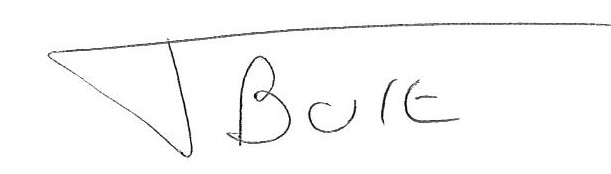
#> input picture jh01023_source_code/SignatureRecognitionSVM/training_type/b/Untitled_04052018_165657_008.jpg, 611 x 174 px, given as the content of the folder ./training_type/a/, which was not available
$ python knn_classifier.py   (Python 2 division)   (older library calls are emulated)
#> lines starting #> are read from the running program, lines starting #| are printed output that depends on the picture; after the words box and inside, x2 and y2 are one past the last pixel; in counts of white or black regions, pixels touching at a corner belong together; pictures that were not available may be replaced by others from this repository, and a replacement may not be noted
import numpy as np
import matplotlib.pyplot as plt
import matplotlib.patches as mpatches
from skimage.segmentation import clear_border
from skimage.morphology import label
from skimage.measure import label
from scipy.misc import imread,imresize,imsave
from sklearn.cluster import KMeans
import pickle
import os
from skimage.measure import regionprops
from skimage.transform import resize
from sklearn.neighbors import KNeighborsClassifier

#Same method as before...
class Extract_Letters:
	def extractFile(self, filename):
		image = imread(filename,1)
		#apply threshold in order to make the image binary
		bw = image < 120

		# remove artifacts connected to image border
		cleared = bw.copy()
		clear_border(cleared)

		# label image regions
		label_image = label(cleared,neighbors=8)
		borders = np.logical_xor(bw, cleared)
		label_image[borders] = -1

		print label_image.max()

		fig, ax = plt.subplots(ncols=1, nrows=1, figsize=(6, 6))
		ax.imshow(bw, cmap='jet')

		#Setting Up variables
		letters = list()
		order = list()
		#if the area of the object/letter is less than 255 remove it from the array
		invalidAreaObjects = 255
		#store a list of all merged rectangle regions
		mergedRectangles = np.array([])
		#array to store non_duplicate rectangles
		uniqueArray = np.array([])
		#array which stores all non letters (e.g. scribbles on page)
		nonElements = np.array([])
		#declaring the distance between each bbox (cannot be any bigger or all letters rectangles(bbox) would merge)
		bbox_xBoundary = 40
		bbox_yBoundary = 140


		#Loop which finds all rectangles for a given image and appends them to an array
		for region in regionprops(label_image):
			minr, minc, maxr, maxc = region.bbox
			# skip small images
			if region.area > 40:
				# draw rectangle around segmented objects
				selectedRectangle = mpatches.Rectangle((minc, minr), maxc - minc, maxr - minr,
										  fill=False, edgecolor='red', linewidth=2)
				# add new rectangle to array
				mergedRectangles = np.append(mergedRectangles, selectedRectangle)


		# This is where all the logic happens when it comes to merging overalpping/close rectangles around a letter
		for i in range(0,mergedRectangles.size):
			#Select a rectangle from the array to compare
			selectedRectangle = mergedRectangles[i]
			for j in range(0, mergedRectangles.size):
				# go through every other rectangle and run logic gate checks
				previousRectangle = mergedRectangles[j]
				# Check to see whether the two rectangles overalap
				overlap=(selectedRectangle.get_bbox()).fully_overlaps(previousRectangle.get_bbox())or(selectedRectangle.get_bbox().x1-previousRectangle.get_bbox().x1<bbox_xBoundary and selectedRectangle.get_bbox().x1-previousRectangle.get_bbox().x1>-bbox_xBoundary)and(previousRectangle.get_bbox().y0<selectedRectangle.get_bbox().y0<previousRectangle.get_bbox().y1<selectedRectangle.get_bbox().y1)
				# The next two checks are to see whether the rectangles are within a certain distance of eachother i.e. less than the boundaries.
				checkOne=(selectedRectangle.get_bbox().y0-previousRectangle.get_bbox().y0<bbox_yBoundary and selectedRectangle.get_bbox().y0-previousRectangle.get_bbox().y0>-bbox_yBoundary)and(selectedRectangle.get_bbox().x0-previousRectangle.get_bbox().x0<bbox_xBoundary and selectedRectangle.get_bbox().x0-previousRectangle.get_bbox().x0>-bbox_xBoundary)or(selectedRectangle.get_bbox().y1-previousRectangle.get_bbox().y1<bbox_yBoundary and selectedRectangle.get_bbox().y1-previousRectangle.get_bbox().y1>-bbox_yBoundary)and(selectedRectangle.get_bbox().x1-previousRectangle.get_bbox().x1<bbox_xBoundary and selectedRectangle.get_bbox().x1-previousRectangle.get_bbox().x1>-bbox_xBoundary)
				checkTwo=(selectedRectangle.get_bbox().y0-previousRectangle.get_bbox().y1<bbox_yBoundary and selectedRectangle.get_bbox().y0-previousRectangle.get_bbox().y1>-bbox_yBoundary)and(selectedRectangle.get_bbox().x0-previousRectangle.get_bbox().x1<bbox_xBoundary and selectedRectangle.get_bbox().x0-previousRectangle.get_bbox().x1>-bbox_xBoundary)or(selectedRectangle.get_bbox().y1-previousRectangle.get_bbox().y0<bbox_yBoundary and selectedRectangle.get_bbox().y1-previousRectangle.get_bbox().y0>-bbox_yBoundary)and(selectedRectangle.get_bbox().x1-previousRectangle.get_bbox().x0<bbox_xBoundary and selectedRectangle.get_bbox().x1-previousRectangle.get_bbox().x0>-bbox_xBoundary)
				#If statement to  check logic gates
				if overlap or checkOne or checkTwo:
					print"Merging... May take a while",
					if previousRectangle.get_bbox().x0>selectedRectangle.get_bbox().x0:minc=selectedRectangle.get_bbox().x0
					else:minc=previousRectangle.get_bbox().x0
					if previousRectangle.get_bbox().x1>selectedRectangle.get_bbox().x1:maxc=previousRectangle.get_bbox().x1
					else:maxc=selectedRectangle.get_bbox().x1
					if previousRectangle.get_bbox().y0>selectedRectangle.get_bbox().y0:minr=selectedRectangle.get_bbox().y0
					else:minr=previousRectangle.get_bbox().y0
					if previousRectangle.get_bbox().y1>selectedRectangle.get_bbox().y1:maxr=previousRectangle.get_bbox().y1
					else:maxr=selectedRectangle.get_bbox().y1
					#create and store a new rectangle which consists of both previous rectangles
					newRectangle=mpatches.Rectangle((minc,minr),maxc-minc,maxr-minr,fill=False,edgecolor='red',linewidth=2)
					# store new rectangle
					mergedRectangles[j] = newRectangle
		print "Finished Merging removing non-letters"

		# This checks for objects whose areas are smaller than a given amount
		for i in range(0,mergedRectangles.size):
			#if the object is smaller than the given area store it in a new array
			if mergedRectangles[i].get_width() * mergedRectangles[i].get_height() < invalidAreaObjects: nonElements = np.append(nonElements,mergedRectangles[i])

		# This line removes all the nonElements from the main array
		mergedRectangles = np.setdiff1d(mergedRectangles,nonElements)

		print "Finished Merging removing duplicates"
		# Storing only unique rectangles in a new array (removing duplicates)
		for i in range(0,mergedRectangles.size):#check if value is unqiue or not
			noDuplicate=False
			for j in reversed(range(0,i)):#If the two rectangles are equal move onto the next one
				currentRectangle=mergedRectangles[j].get_bbox()
				comparisonRect=mergedRectangles[i].get_bbox()
				if str(currentRectangle)==str(comparisonRect):noDuplicate=True
				break
			if noDuplicate==False:uniqueArray=np.append(uniqueArray,mergedRectangles[i])

		# Going through the sorted array and adding the rectangles to the image (Checking system)
		for i in range(0,uniqueArray.size):
			ax.add_patch(uniqueArray[i])
			# getting the bbox of that rectangle and storing it in the list order for chracter extraction
			bbox = long(uniqueArray[i].get_bbox().y0), long(uniqueArray[i].get_bbox().x0), long(uniqueArray[i].get_bbox().y1), long(uniqueArray[i].get_bbox().x1)
			order.append(bbox)


		lines = list()
		first_in_line = ''
		counter = 0


		# I need to sort by y value as the bboxs are scattered randomly within the array for example (800,1500,700)
		# This will not function correctly when using your extract letters code.
		# By ordering the values correcly i can simply import your code to extract the letters
		order.sort(key=lambda tup: tup[0])
		#worst case scenario there can be 1 character per line
		for x in range(len(order)):
			lines.append([])

		for character in order:
			if first_in_line == '':
				first_in_line = character
				lines[counter].append(character)
			elif abs(character[0] - first_in_line[0]) < (first_in_line[2] - first_in_line[0]):
				lines[counter].append(character)
			elif abs(character[0] - first_in_line[0]) > (first_in_line[2] - first_in_line[0]):
				first_in_line = character
				counter += 1
				lines[counter].append(character)


		for x in range(len(lines)):
			lines[x].sort(key=lambda tup: tup[1])

		final = list()
		prev_tr = 0
		prev_line_br = 0

		for i in range(len(lines)):
			for j in range(len(lines[i])):
				tl_2 = lines[i][j][1]
				bl_2 = lines[i][j][0]
				if tl_2 > prev_tr and bl_2 > prev_line_br:
					tl,tr,bl,br = lines[i][j]
					letter_raw = bw[tl:bl,tr:br]
					letter_norm = resize(letter_raw ,(20 ,20))
					final.append(letter_norm)
					prev_tr = lines[i][j][3]
				if j == (len(lines[i])-1):

					prev_line_br = lines[i][j][2]
			prev_tr = 0
			tl_2 = 0
		print 'Characters recognized: ' + str(len(final))
		return final


		def __init__(self):
			print "Extracting characters..."

class knn_trainer:
	def train_knn_classifier(self):
		k=10
		knn_classifier = KNeighborsClassifier(n_neighbors=k)
		print knnData.shape
		knn_classifier.fit(knnData, imageLabels)
		print 'Trained the knn-classifier'
		return knn_classifier


folder_string = 'abcdefghijklmnopqrstuvwxyz123456789'
print 'folderstring -> 1: ' + str(len(folder_string))
knnData = []
imageLabels = []
string_counter = 0


#Same loop as before with a few minor changes
while string_counter < 35:
	#get path of current character
	path = './training_type/' + str(folder_string[string_counter]) + '/'
	print 'Number of training images -> 1: ' + str((path))
	filenames = sorted([filename for filename in os.listdir(path) if (filename.endswith('.jpg') or filename.endswith('.png') or (filename.endswith('.bmp'))) ])
	filenames = [path+filename for filename in filenames]
	for filename in filenames:
		#read the images
		image = imread(filename,1)
#> image: shape (174, 611) float32; min 0, max 255, mean 250
		#flatten it
		image = imresize(image, (200,200))
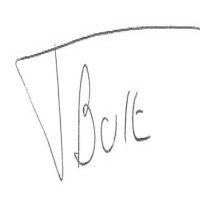
#> image: shape (200, 200); min 61, max 255, mean 250
		#Reszing the image to a 1 dimensional array
		imageRavel = image.ravel()
		#append 1d array
		knnData.append(imageRavel)
		#add corresponding label to other array
		imageLabels.append(str(folder_string[string_counter]))
	string_counter += 1
# Store knnData as a numpy array
knnData = np.asarray(knnData)
# Store label as a numpy array
imageLabels = np.asarray(imageLabels)

# Similar to SVM but training KNN instead
knn_trainer = knn_trainer()
knnclf = knn_trainer.train_knn_classifier()
#| (37, 40000)

extract = Extract_Letters()
letters = extract.extractFile('./ocr/testing/testing2.jpg')
#> in extractFile, `bw = image < 120`:
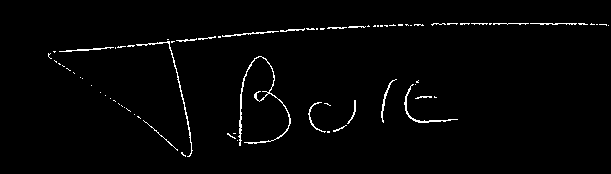
#> bw: shape (174, 611) bool; 1.8% white in thin lines or dots, all inside (x1, y1, x2, y2) = (48, 23, 609, 157)
#> in extractFile, `label_image = label(cleared,neighbors=8)`:
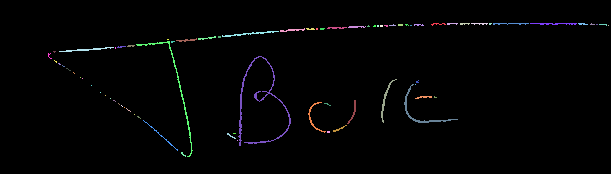
#> label_image: shape (174, 611) int32; 77 distinct labels, from 0 to 76; one colour per label, 0 black
#> in extractFile, `borders = np.logical_xor(bw, cleared)`: borders: shape (174, 611) bool; every value is 0
#| 76
#> the loop in extractFile, `for region in regionprops(label_image):` made 76 passes
#> (minr, minc, maxr, maxc) on passes 1 to 12: (23, 431, 26, 446), (23, 447, 25, 458), (23, 460, 25, 470), (23, 471, 25, 488), (23, 489, 25, 492), (23, 493, 25, 529), (23, 530, 25, 577), (23, 578, 25, 588), (23, 590, 25, 595), (24, 389, 26, 396), (24, 398, 26, 403), (24, 405, 26, 409)
#> (the run stopped early here; a loop or call above may not have finished)
